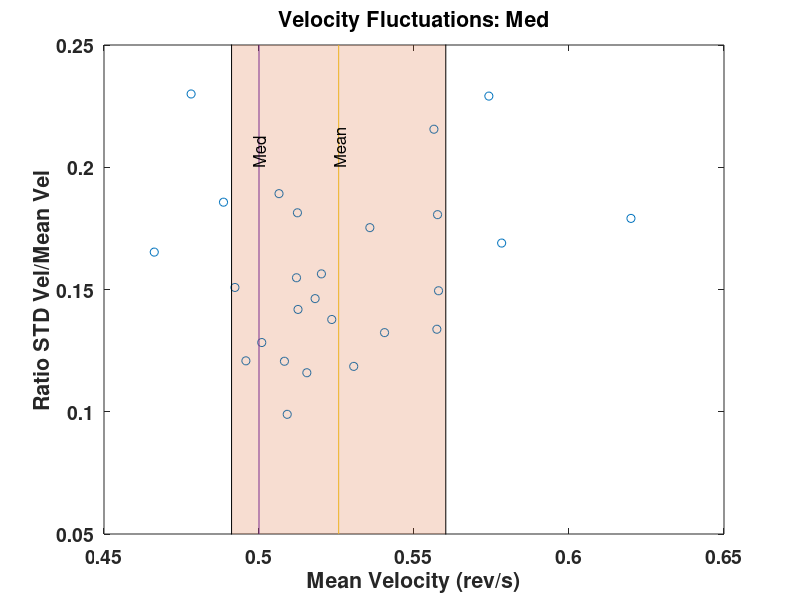

Recreate this plot in MATLAB. (Note: this script raises an error after producing the figure.)

% Plots ONLY Medium CV and Mean Velocity
load SubjectData.mat

M1 = [7 8];
M2 = [22 23 24 25];
M3 = [9 10];
M4 = [8 9];
M5 = [7 8];
M6 = [7 8];
M7 = [15 16 17 18];
M8 = [9 10];
M9 = [15 16 17 18];
M10 = [9 10 11 12];

MVel = [Data(1).MeanVel(M1)';Data(2).MeanVel(M2)';Data(3).MeanVel(M3)';Data(4).MeanVel(M4)';Data(5).MeanVel(M5)';Data(6).MeanVel(M6)';Data(7).MeanVel(M7)';Data(8).MeanVel(M8)';Data(9).MeanVel(M9)';Data(10).MeanVel(M10)'];
SVel = [Data(1).StdVel(M1)';Data(2).StdVel(M2)';Data(3).StdVel(M3)';Data(4).StdVel(M4)';Data(5).StdVel(M5)';Data(6).StdVel(M6)';Data(7).StdVel(M7)';Data(8).StdVel(M8)';Data(9).StdVel(M9)';Data(10).StdVel(M10)'];




Ratio = SVel./MVel;

[K,I]=sort(MVel);
L = Ratio(I);

a=find(K==1);
b=find(K==-1);
K(a)=[];
K(b)=[];
L(a)=[];
L(b)=[];

Lmed=Ratio;
save('med.mat','Lmed')

% K=K(1:25);
% L=L(1:25);
% subplot(1,3,1)
% plot(K/(2*pi*.1),L/(2*pi*.1),'o');
plot(K/(2*pi*.1),L,'o');
% h = lsline

% p2 = polyfit(get(h,'xdata'),get(h,'ydata'),1)
xlabel('Mean Velocity (rev/s)')
ylabel('Ratio STD Vel/Mean Vel')
title('Velocity Fluctuations: Med')
% legend(['y = ' num2str(round(p2(1),2)) 'x + ' num2str(round(p2(2),2))])
set(gca, 'FontSize', 14, 'FontWeight', 'bold');

hold on 
M = mean(K/(2*pi*.1));
ss = std(K/(2*pi*.1));
ha = area([mean(K/(2*pi*.1))-ss mean(K/(2*pi*.1))+ss], [0.4 0.4],'FaceAlpha',0.2);
axis([0.45 .65 0.05 0.25])

y1=get(gca,'ylim')


hold on
plot([mean(K/(2*pi*.1)) mean(K/(2*pi*.1))],y1)
text(mean(K/(2*pi*.1)),0.2,'Mean','Rotation',90,'FontSize',12)
hold on
plot([0.5 0.5],y1)
text(0.5,0.2,'Med','Rotation',90,'FontSize',12)


% refline(0,mean(L/(2*pi*.1)))
refline(0,mean(L))

CVMed = mean(L);
CVMedS = std(L);